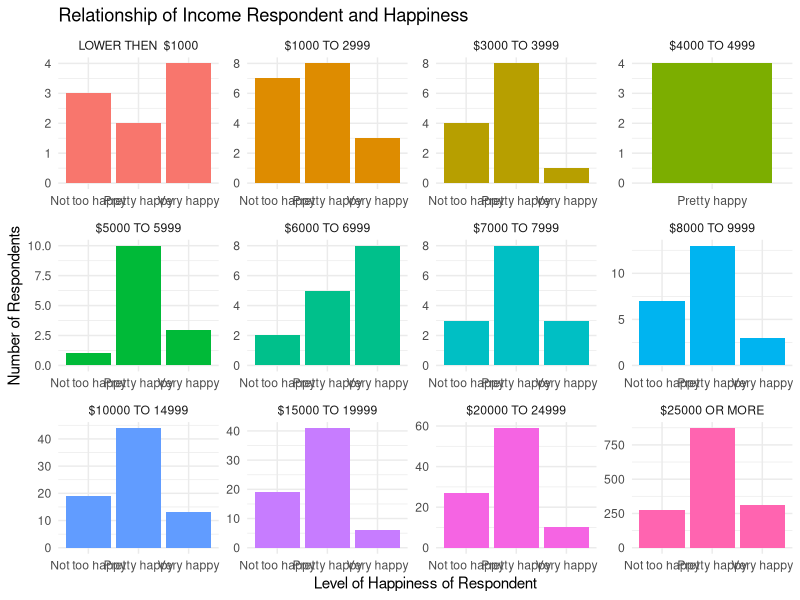

This figure's R source:
## ---- chunk 1
#| echo: false
library(tidyverse)
library(ggplot2)
library(haven)
library(here)
library(readxl)
library(stringr)
library(kableExtra)
## ---- chunk 2
#| echo: false
#| warning: false

raw_data_job <- read_excel(here::here("inputs/job_happy/GSS.xlsx"))
# Remove Inapplicable, Dont know, no answer, refused and skipped
cleaned_data_job <- raw_data_job %>% 
  filter(!str_detect(hrs1, '.i'), !str_detect(hrs1, '.n'), 
         !str_detect(hrs1, '.d'), !str_detect(hrs1, '.s'),
         !str_detect(rincome, '.i'), !str_detect(rincome, '.n'), 
         !str_detect(rincome, '.d'), !str_detect(rincome, '.s'),
         !str_detect(rincome, '.r'), !str_detect(happy, '.i'),
         !str_detect(happy, '.n'), !str_detect(happy, '.d'),
         !str_detect(happy, '.s'))
cleaned_data_job$rincome <- sub("-","TO",cleaned_data_job$rincome)
cleaned_data_job$rincome <- sub("LT","LOWER THEN ",cleaned_data_job$rincome)
cleaned_data_job$hrs1 <- as.numeric(cleaned_data_job$hrs1)
cleaned_data_job$rincome <- factor(cleaned_data_job$rincome,
                             levels = c('LOWER THEN  $1000',
                                        '$1000 TO 2999',
                                        '$3000 TO 3999',
                                        '$4000 TO 4999',
                                        '$5000 TO 5999',
                                        '$6000 TO 6999',
                                        '$7000 TO 7999',
                                        '$8000 TO 9999',
                                        '$10000 TO 14999',
                                        '$15000 TO 19999',
                                        '$20000 TO 24999',
                                        '$25000 OR MORE'))
## ---- chunk 3
#| echo: false

hrs_happy <- cleaned_data_job %>% 
  group_by(happy) %>% 
  summarize(Mean = mean(hrs1),
            Sd = sd(hrs1),
            Total_observed = n()) %>% ungroup()

knitr::kable(hrs_happy)
## ---- chunk 4
#| echo: false
#| fig-width: 10
#| fig-height: 8
income_happy <- cleaned_data_job %>%
  group_by(rincome) %>%
  count(happy) %>%
  ungroup()

income_happy_table <- kbl(income_happy) %>%
  collapse_rows(columns = 1:2, valign = "top")
income_happy_table

# income_happy_graph <- income_happy %>%
#   ggplot(.,aes(x = rincome, y = n, fill = happy)) +
#   geom_bar(stat = "identity") +
#   theme(axis.text.x = element_text(angle = 45, vjust = 1, hjust = 1))
# income_happy_graph


## ---- chunk 5
#| echo: false
#| fig-width: 20
#| fig-height: 15
cleaned_data_job  %>%  group_by(rincome) %>% 
  ggplot(aes(x = happy, fill = rincome)) + 
  geom_bar() +
  facet_wrap(~rincome, scales = "free") +
  theme_minimal() + 
  labs(x = "Level of Happiness of Respondent", 
       y = "Number of Respondents",
       title = "Relationship of Income Respondent and Happiness") + 
  theme(legend.position = "none")
